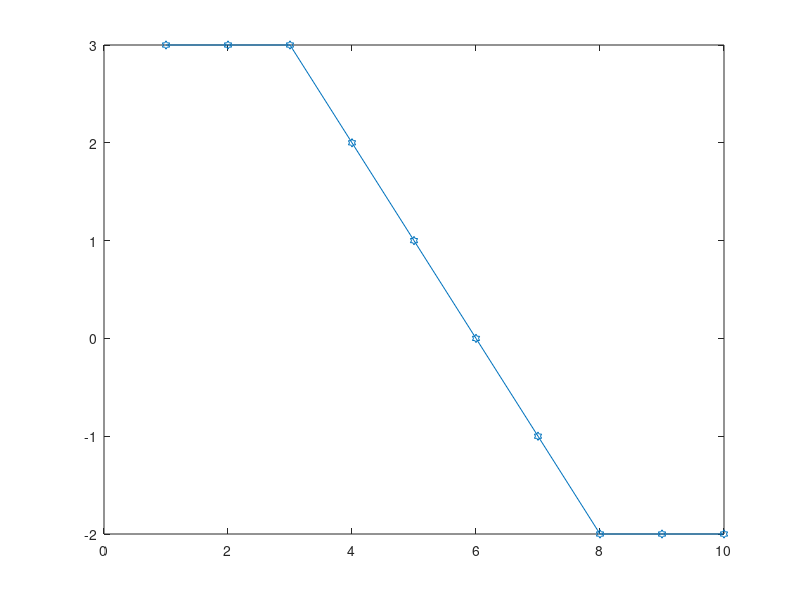
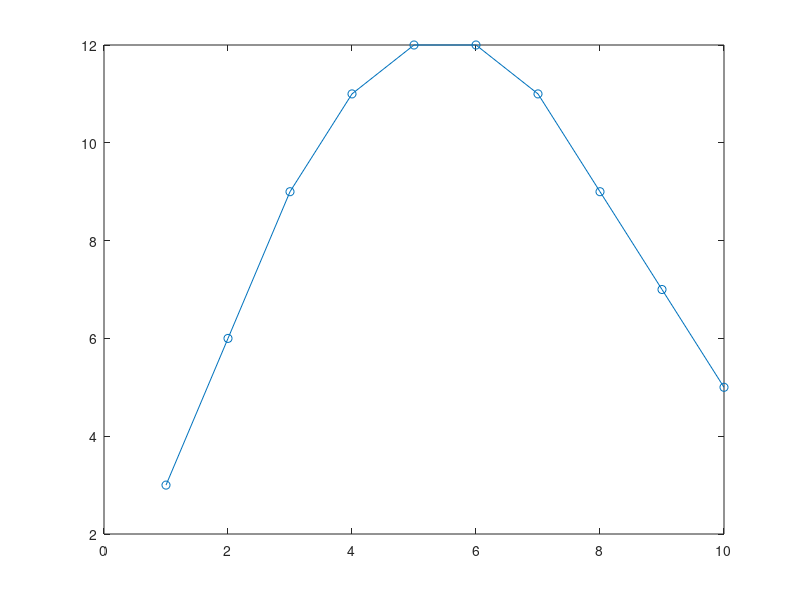
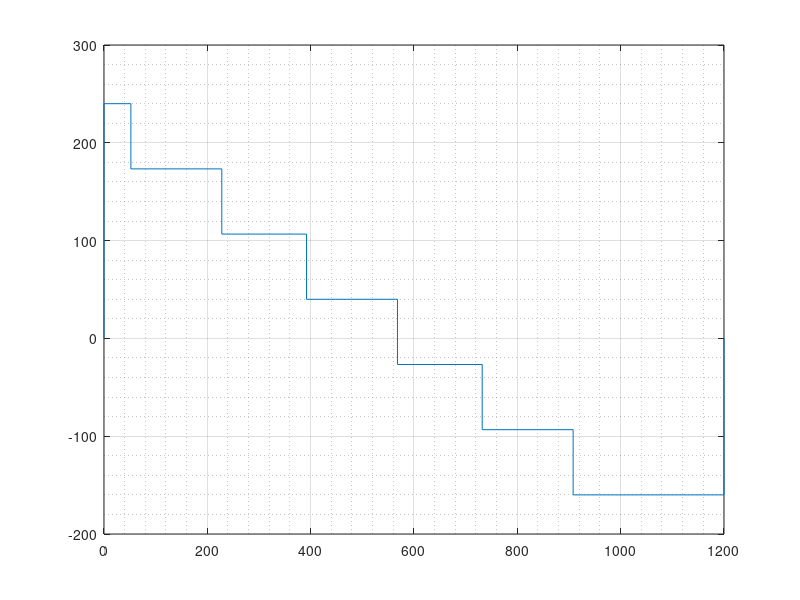

Source code (MATLAB) for these figures, in order: (Note: this script raises an error after producing the figures.)
%% Title

%% Double Percent for Section Break
%{
multiline
comments
when
necessary

to open as live script, right click tab and select open as live script
- i plan to use comments for inline code notes (i played around with
converting from live script to .m file with fancy markdown and it didn't
work as well as expected
- we will be submitting raw code anyway so editing .m files (and converting
to .mlx files when necessary) would be more ideal
%}

% Since this is .m file, outputs to command window
a = [3 3 3 2 1 0 -1 -2 -2 -2];
a

% Plots not to command window (hexagram best marker)
figure
plot(a, "-hexagram")

figure
plot(cumsum(a), "-o")

%% Design 0
close all;
clear;

x = 0;

y_left = (720-x)/3;
y_right = (x+480)/3;

shear = zeros(1, 16);
shear(1) = 0;
shear(16) = 0;

x_shear = [0, 0, x+52, x+52, x+52+176, x+52+176, x+392, x+392, x+568, x+568, x+732, x+732, x+908, x+908, 1200, 1200];

for i = 1:7
    shear(2*i) = y_left - (200/3)*(i-1);
    shear(2*i+1) = y_left - (200/3)*(i-1);
end
shear;

moment = zeros(1,8);

moment(1) = 0;
moment(8) = 0;

x_moment = [0, x+52, x+52+176, x+392, x+568, x+732, x+908, 1200];


for i = 2:7
    x_val = (x_shear((i-1)*2+1)) - x_shear((i-1)*2-1);
    moment(i) = moment(i-1) + (shear((i-1)*2 + 1) * x_val);
end

moment;

figure
plot(x_shear, shear)
grid on
grid minor
yline(0)
xlabel("Distance Along Bridge (mm)")
ylabel("Shear Force (N)")
title("Shear Force Diagram")

figure
plot(x_moment, moment)
grid on
grid minor
set(gca, 'YDir', 'reverse')  % Flip y-axis
xlabel("Distance Along Bridge (mm)")
ylabel("Bending Moment (Nmm)")
title("Bending Moment Diagram")

%% Testing Another BMD
sfd = [linspace(440, 260, 3000), linspace(60, -60, 2000), linspace(-260, -440, 3000)];

figure
plot(1:(3000+2000+3000), sfd)
grid on
grid minor

figure
plot(1:3000+2000+3000, cumsum(sfd))
grid on
grid minor

%% Questions
%{
- can we still assume that the distance between the diaphragms is 400 despite the double diaphragm on the left/right end
    - yes
- Table 30.2 ea 7, is the vertical direction not supported?
- is Q(x) the maximum?
    - yes, at the centroid, but we need Q(x) at the glue sections as well
- can we just ignore the top flange if we design it out
- is 1 mm increments the typical way that graphs are made
    - it will make our code easier
- 5 or 6.27 for glue
    - this is us to us
- moment of inertia calculations at the diaphragms?
    - dont need to account for it bc increased moment of inertia benefits
    us
- does the hand calculations have to be written
    - can be typeset
- b(x) h(x) t(x)
    - we can split up the bridge into different sections and calculate the
    dimensions for each of them
    - then use these dimensions
- 1200 mm optimal?
    - raymond said its acceptable, easy to index and stuff, but we'll see,
    ill think about the piecewise method

From previous section:
- is there vertical and horizontal force in the hinge
%}
